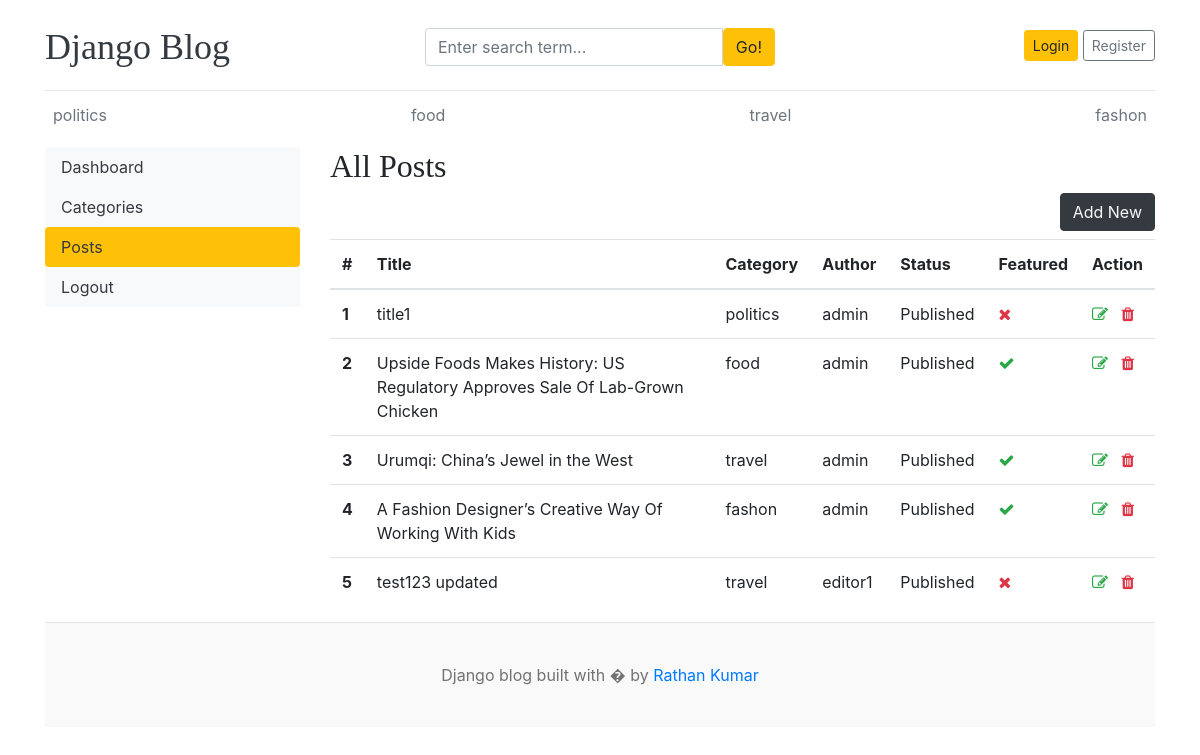
/dashboard/posts, run on the app's committed database.
### blog_app/models.py (models this page shows, shortened)
class Category(models.Model):
    category_name = models.CharField(max_length=50,unique=True)
    created_at = models.DateTimeField(auto_now=True)
    updated_at = models.DateTimeField(auto_now=True)
    class Meta:
        verbose_name_plural = 'Categories'
    def __str__(self):
        return self.category_name

class Blog(models.Model):
    title = models.CharField(max_length=100)
    slug = models.SlugField(max_length=150,unique=True,blank=True)
    category = models.ForeignKey(Category,on_delete=models.CASCADE)
    author = models.ForeignKey(User,on_delete=models.CASCADE)
    featured_image = models.ImageField(upload_to='uploads/%Y/%m/%d')
    short_description = models.TextField(max_length=500)
    blog_body = models.TextField(max_length=2000)
    status = models.CharField(max_length=20,choices=STATUS_CHOICES,default="Draft")
    is_featured = models.BooleanField(default=False)
    created_at = models.DateTimeField(auto_now_add=True)
    updated_at = models.DateTimeField(auto_now=True)

### dashboards/views.py (the view)
# urls.py: path('posts',views.posts,name='posts'),
def posts(request):
    posts = Blog.objects.all()
    context = {'posts':posts}
    return render(request,'dashboard/posts.html',context)

### blog_app/context_processors.py (called while the page is built)
def get_categories(request):
    categories = Category.objects.all()
    return dict(categories=categories)

def get_social_links(request):
    social_links = SocialLink.objects.all()
    return dict(social_links=social_links)

### templates/dashboard/posts.html (shortened to what this page needs)
{% extends "base.html" %}
{% block content %}
<div class="row">
    {% include "dashboard/sidebar.html" %}
    <div class="col-md-9">
        <h2>All Posts</h2>
        <a href="{% url 'add_posts' %}" class="btn btn-dark text-light float-right mb-2">Add New</a>
        <table class="table table-hover">
            <thead>
              <tr>
                <th >#</th>
                <th>Title</th>
                <th>Category</th>
                <th>Author</th>
                <th>Status</th>
                <th>Featured</th>
                <th>Action</th>
              </tr>
            </thead>
            <tbody>
              {% for post in posts  %}
              <tr>
                <th >{{forloop.counter}}</th>
                <td>{{post.title}}</td>
                <td>{{post.category}}</td>
                <td>{{post.author}}</td>
                <td>{{post.status}}</td>
                <td>{% if post.is_featured %} <i class="fa fa-check text-success"></i> {% else %} <i class="fa fa-times text-danger"></i> {% endif %}</td>
                <td>
                    <a href="{% url 'edit_posts' post.id %}"><i class="fa fa-edit text-success"></i></a>
                    <a href="{% url 'delete_posts' post.id %}"><i class="fa fa-trash text-danger"></i></a>
                </td>
              </tr>
             {% endfor %}
            </tbody>
          </table>
    </div>
</div>
{% endblock content %}

### templates/base.html (shortened to what this page needs)
{% load static %}
<!DOCTYPE html>
<html lang="en">
<head>
    <link href="https://getbootstrap.com/docs/4.0/dist/css/bootstrap.min.css" rel="stylesheet">
    <link href="{% static 'css/blog.css' %}" rel="stylesheet">
    <link rel="stylesheet" href="https://cdnjs.cloudflare.com/ajax/libs/font-awesome/4.7.0/css/font-awesome.min.css">
  </head>
<body>
    <div class="container">
      <header class="blog-header py-3">
        <div class="row flex-nowrap justify-content-between align-items-center">
          <div class="col-4 pt-1">
            <a class="blog-header-logo text-dark" href="{% url 'home' %}">Django Blog</a>
          </div>
          <div class="col-4 pt-1">
            <form action="{% url 'search' %}" method="GET">
              <div class="input-group">
                <input class="form-control" name="keyword" value="{{keyword}}" type="text" placeholder="Enter search term..." aria-label="Enter search term..." aria-describedby="button-search" />
                <button class="btn btn-warning" id="button-search" type="submit">Go!</button>
              </div>
            </form>
          </div>
          <div class="col-4 d-flex justify-content-end align-items-center">
            {% if not user.is_authenticated %}
            <a class="btn btn-sm btn-warning" href="{% url 'login' %}">Login</a> &nbsp;
            <a class="btn btn-sm btn-outline-secondary" href="{% url 'register' %}">Register</a>
            {% else %}
            <span> <a href="{% url 'dashboard' %}">Dashboard</a> </span>
            &emsp;
            <span><a href="{% url 'logout' %}">Logout</a></span>
            {% endif %}
          </div>
        </div>
      </header>
      <div class="nav-scroller py-1 mb-2">
        <nav class="nav d-flex justify-content-between">
          {% for i in categories %}
          <a class="p-2 text-muted" href="{% url 'posts_by_category' i.id %}">{{i.category_name}}</a>
          {% endfor %}
        </nav>
      </div>
{% block content %}
{% endblock content %}
<footer class="blog-footer">
    <p>Django blog built with � by <a href="#">Rathan Kumar</a></p>
  </footer>
  </body>
</html>

### blog_main/static/css/blog.css (style rules this page uses)
.blog-header { border-bottom: 1px solid #e5e5e5; }
.blog-header-logo { font-family: "Playfair Display", Georgia, "Times New Roman", serif; font-size: 2.25rem; }
h1, h2, h3, h4, h5, h6 { font-family: "Playfair Display", Georgia, "Times New Roman", serif; }
.blog-footer { padding: 2.5rem 0; color: #727272; text-align: center; background-color: #f9f9f9; border-top: .05rem solid #e5e5e5; }
.blog-footer p:last-child { margin-bottom: 0; }

### data on the page
Category: category_name "politics"
Category: category_name "food"
Category: category_name "travel"
Category: category_name "fashon"
Blog: title "title1", category "politics", author "admin", status "Published", is_featured False (drawn)
Blog: title "Upside Foods Makes History: US Regulatory Approves Sale Of Lab-Grown Chicken", category "food", author "admin", status "Published", is_featured True (drawn)
Blog: title "Urumqi: China’s Jewel in the West", category "travel", author "admin", status "Published", is_featured True (drawn)
Blog: title "A Fashion Designer’s Creative Way Of Working With Kids", category "fashon", author "admin", status "Published", is_featured True (drawn)
Blog: title "test123 updated", category "travel", author "editor1", status "Published", is_featured False (drawn)
